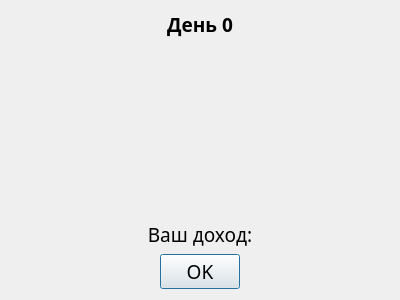
<?xml version="1.0" encoding="UTF-8"?>
<ui version="4.0">
 <class>NewTurnDialog</class>
 <widget class="QDialog" name="NewTurnDialog">
  <property name="geometry">
   <rect>
    <x>0</x>
    <y>0</y>
    <width>400</width>
    <height>300</height>
   </rect>
  </property>
  <property name="font">
   <font>
    <family>EB Garamond</family>
    <pointsize>14</pointsize>
   </font>
  </property>
  <property name="windowTitle">
   <string>Dialog</string>
  </property>
  <layout class="QVBoxLayout" name="verticalLayout">
   <item>
    <layout class="QVBoxLayout" name="layoutView">
     <item>
      <widget class="QLabel" name="lblCaption">
       <property name="font">
        <font>
         <family>EB Garamond</family>
         <pointsize>14</pointsize>
         <weight>75</weight>
         <bold>true</bold>
        </font>
       </property>
       <property name="text">
        <string>День 0</string>
       </property>
       <property name="alignment">
        <set>Qt::AlignCenter</set>
       </property>
      </widget>
     </item>
     <item>
      <spacer name="verticalSpacer">
       <property name="orientation">
        <enum>Qt::Vertical</enum>
       </property>
       <property name="sizeHint" stdset="0">
        <size>
         <width>20</width>
         <height>40</height>
        </size>
       </property>
      </spacer>
     </item>
     <item>
      <widget class="QLabel" name="lblIncomeDescription">
       <property name="text">
        <string>Ваш доход:</string>
       </property>
       <property name="alignment">
        <set>Qt::AlignCenter</set>
       </property>
      </widget>
     </item>
    </layout>
   </item>
   <item>
    <widget class="QDialogButtonBox" name="buttonBox">
     <property name="orientation">
      <enum>Qt::Horizontal</enum>
     </property>
     <property name="standardButtons">
      <set>QDialogButtonBox::Ok</set>
     </property>
     <property name="centerButtons">
      <bool>true</bool>
     </property>
    </widget>
   </item>
  </layout>
 </widget>
 <resources/>
 <connections>
  <connection>
   <sender>buttonBox</sender>
   <signal>accepted()</signal>
   <receiver>NewTurnDialog</receiver>
   <slot>accept()</slot>
   <hints>
    <hint type="sourcelabel">
     <x>248</x>
     <y>254</y>
    </hint>
    <hint type="destinationlabel">
     <x>157</x>
     <y>274</y>
    </hint>
   </hints>
  </connection>
  <connection>
   <sender>buttonBox</sender>
   <signal>rejected()</signal>
   <receiver>NewTurnDialog</receiver>
   <slot>reject()</slot>
   <hints>
    <hint type="sourcelabel">
     <x>316</x>
     <y>260</y>
    </hint>
    <hint type="destinationlabel">
     <x>286</x>
     <y>274</y>
    </hint>
   </hints>
  </connection>
 </connections>
</ui>
